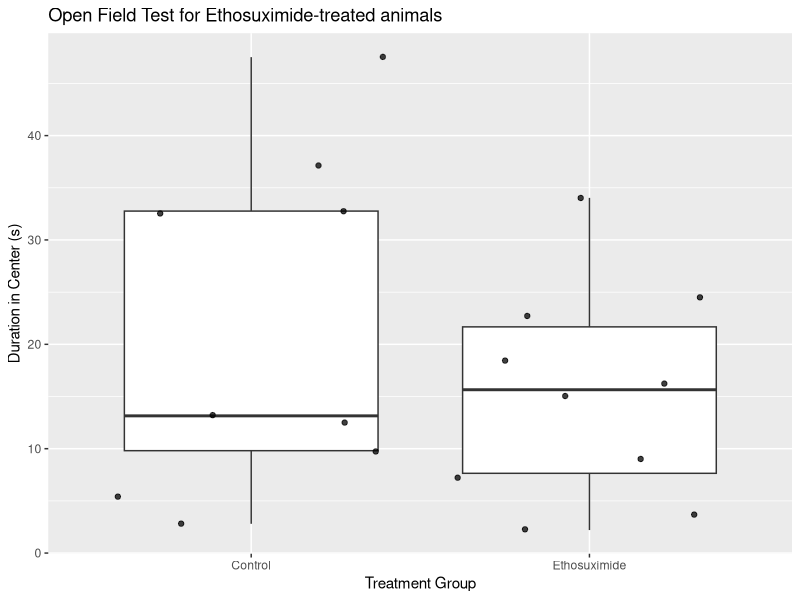
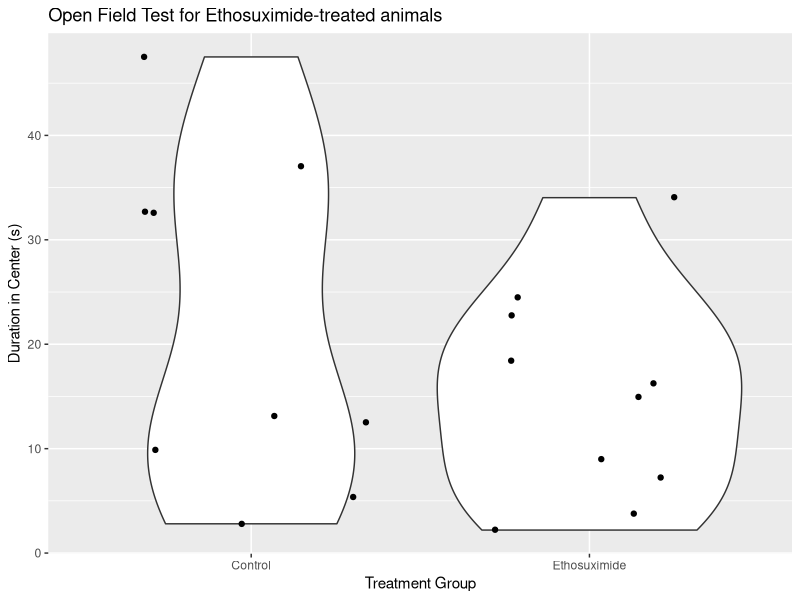
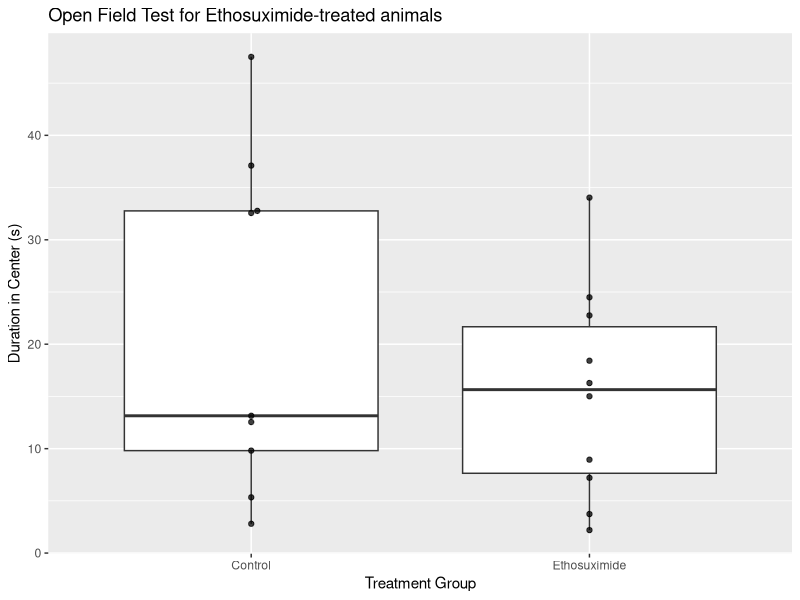
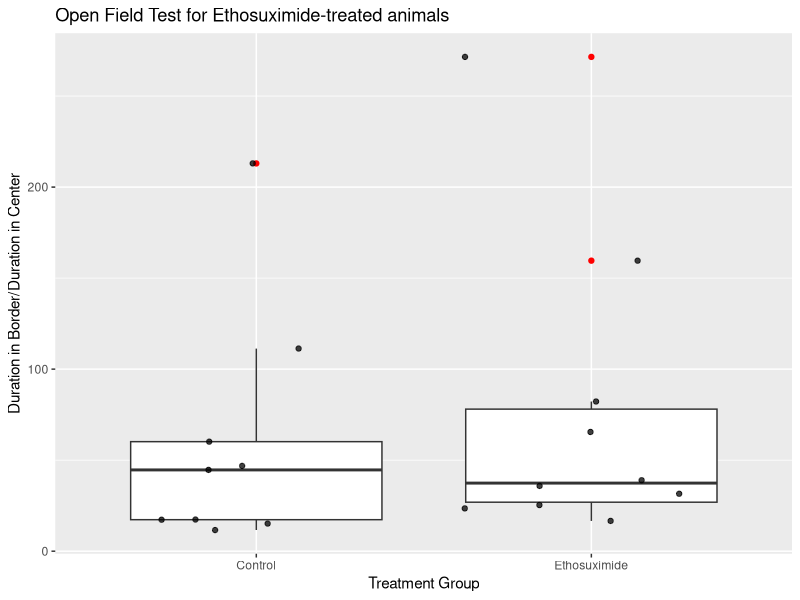
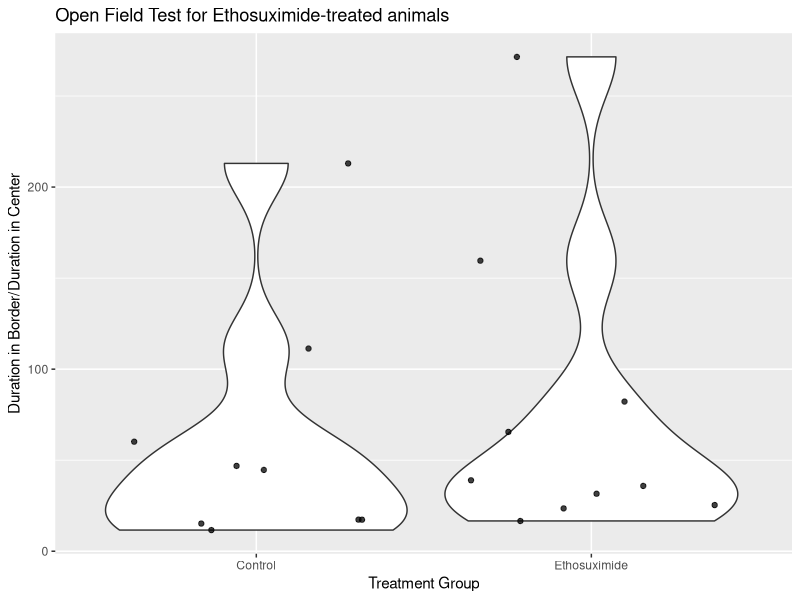
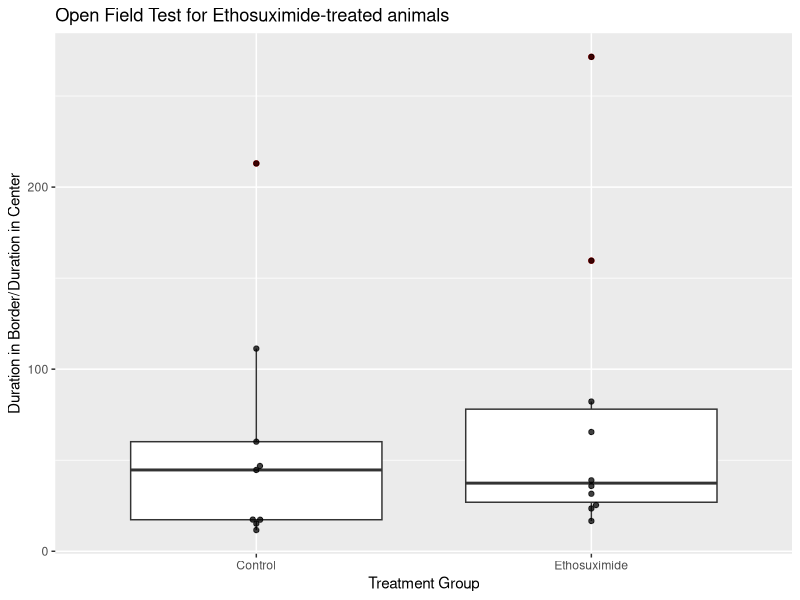
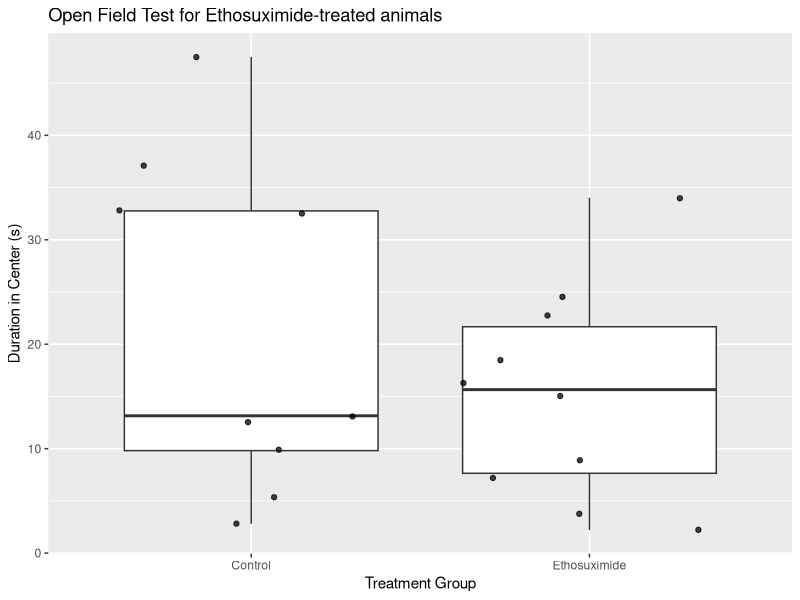
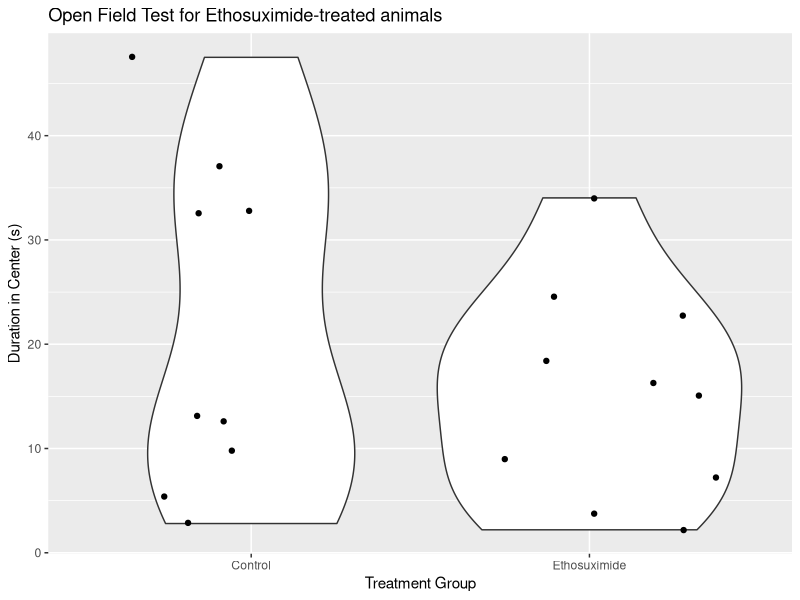

Write R code to recreate these figures, in order.
## ---- chunk 1
# Print all code when knitting
knitr::opts_chunk$set(echo = TRUE)

# Define parameters
header <- c("Trial #", 
            "In Border:Periphery/Center-point:Duration", 
            "In Border:Periphery/Center-point:Frequency", 
            "In Border:Periphery/Center-point:Latency to first", 
            "In Center:Center:Duration", 
            "In Center:Center:Frequency", 
            "In Center:Center:Latency to first", 
            "In Zone:Center/Center-point:Duration", 
            "In Zone:Center/Center-point:Frequency", 
            "In Zone:Center/Center-point:Latency to first") 

# Old Code:
# header <- c("Trial #", "Animal ID", "Treatment", "Surgery", 
## ---- chunk 2
# tidyverse includes the packages readr, dplyr, ggplot2 ... etc.
library(tidyverse)

# ggbeeswarm includes geom_beeswarm()
library(ggbeeswarm)
## ---- chunk 3
# Import open field data
openFieldDataRaw <- read_csv("Analysis Output-AV Open Field.csv", skip = 4, 
                            col_names = header, na = c("", "NA", "-"))

# Take a look at the raw open field data
openFieldDataRaw
## ---- chunk 4
# Import injections data
injectionsDataRaw <- read_csv("Injections Data.csv", n_max = 20)

# Take a look at the injections data
injectionsDataRaw
## ---- chunk 5
# Create a dictionary for Treatment
treatmentTypeTable <- read_csv("Treatment Dictionary.csv")

# Display the table
treatmentTypeTable

# OLD CODE:
# treatmentTypeTable <- 
#     tibble(Treatment = 0:1, TreatmentStr = c("Control", "Ethosuximide"))
## ---- chunk 6
# Rearrange the data
openFieldDataExpanded <- 
    openFieldDataRaw %>% 
    full_join(injectionsDataRaw, by = c("Trial #" = "Trial # Open Field")) %>% 
    full_join(treatmentTypeTable, by = "Treatment") %>% 
    mutate(durationInCenter = `In Zone:Center/Center-point:Duration`) %>% 
    mutate(durationInBorder = `In Border:Periphery/Center-point:Duration`) %>% 
    mutate(Sex = factor(Sex)) %>% 
    mutate(TreatmentStr = factor(TreatmentStr)) %>% 
    mutate(durationRatio = durationInBorder / durationInCenter)

# Take a glimpse of all the variables in the data 
glimpse(openFieldDataExpanded)
## ---- chunk 7
# Select all but the first row
openFieldDataFiltered <- 
    openFieldDataExpanded %>% 
    slice(2:n())

# Take a look at the data with rows filtered
openFieldDataFiltered
## ---- chunk 8
# Select variables that will be analyzed
openFieldData <- 
    openFieldDataFiltered %>% 
    select(`Trial #`, TreatmentStr, Sex, durationInCenter, durationInBorder, durationRatio)

# Take a look at the data with columns filtered
openFieldData
## ---- chunk 9
# Add the data to the canvas
durationPlot <- ggplot(openFieldData, aes(TreatmentStr, durationInCenter)) +
    xlab("Treatment Group") + ylab("Duration in Center (s)") +
    ggtitle("Open Field Test for Ethosuximide-treated animals")

# Plot as a combination of jitter and box plot
durationPlot + geom_boxplot(outlier.color = 'red') +
    geom_jitter(alpha = 0.75)

# Save the plot
ggsave("openField_durationCenter_boxplot_jitter.png")
## ---- chunk 10
# Plot as a combination of jitter and violin plot
durationPlot + geom_violin() +
    geom_jitter()

# Save the plot
ggsave("openField_durationCenter_violin_jitter.png")
## ---- chunk 11
# Plot as a combination of box and beeswarm plot
durationPlot + geom_boxplot(outlier.color = 'red') +
    geom_beeswarm(alpha = 0.75)

# Save the plot
ggsave("openField_durationCenter_boxplot_beeswarm.png")
## ---- chunk 12
# Add the data to the canvas
durationRatioPlot <- ggplot(openFieldData, aes(TreatmentStr, durationRatio)) +
    xlab("Treatment Group") + ylab("Duration in Border/Duration in Center") +
    ggtitle("Open Field Test for Ethosuximide-treated animals")

# Plot as a combination of jitter and box plot
durationRatioPlot + geom_boxplot(outlier.color = 'red') +
    geom_jitter(alpha = 0.75)

# Save the plot
ggsave("openField_durationRatio_boxplot_jitter.png")
## ---- chunk 13
# Plot as a combination of jitter and violin plot
durationRatioPlot + geom_violin() +
    geom_jitter(alpha = 0.75)

# Save the plot
ggsave("openField_durationRatio_violin_jitter.png")
## ---- chunk 14
# Plot as a combination of beeswarm and box plot
durationRatioPlot + geom_boxplot(outlier.color = 'red') +
    geom_beeswarm(alpha = 0.75)

# Save the plot
ggsave("openField_durationRatio_boxplot_beeswarm.png")
